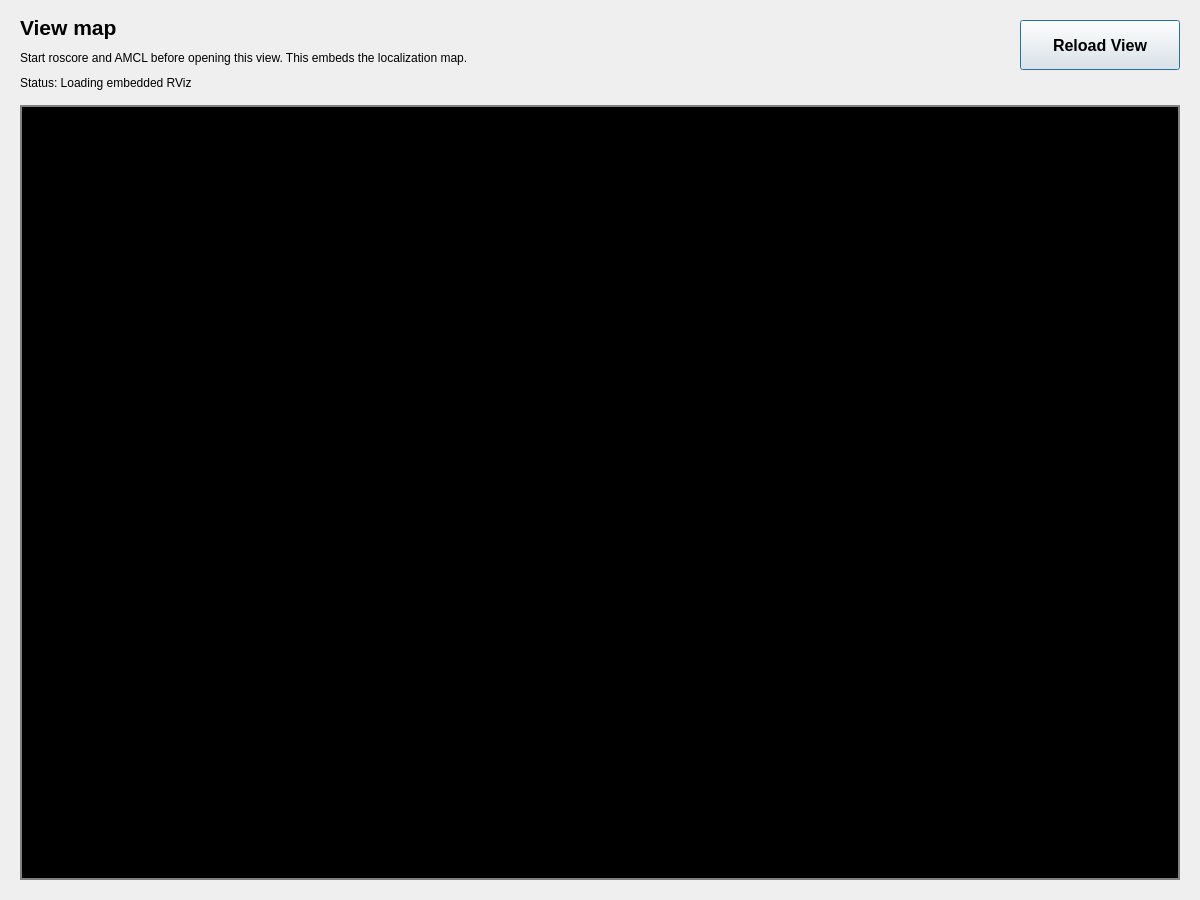
<?xml version="1.0" encoding="UTF-8"?>
<ui version="4.0">
 <class>PlantCareRVizDialog</class>
 <widget class="QDialog" name="PlantCareRVizDialog">
  <property name="geometry">
   <rect>
    <x>0</x>
    <y>0</y>
    <width>1200</width>
    <height>900</height>
   </rect>
  </property>
  <property name="minimumSize">
   <size>
    <width>1200</width>
    <height>900</height>
   </size>
  </property>
  <property name="maximumSize">
   <size>
    <width>1200</width>
    <height>900</height>
   </size>
  </property>
  <property name="windowTitle">
   <string>View map</string>
  </property>
  <widget class="QLabel" name="title_label">
   <property name="geometry">
    <rect>
     <x>20</x>
     <y>10</y>
     <width>300</width>
     <height>35</height>
    </rect>
   </property>
   <property name="font">
    <font>
     <family>Arial</family>
     <pointsize>16</pointsize>
     <weight>75</weight>
     <bold>true</bold>
    </font>
   </property>
   <property name="text">
    <string>View map</string>
   </property>
  </widget>
  <widget class="QLabel" name="instructions_label">
   <property name="geometry">
    <rect>
     <x>20</x>
     <y>45</y>
     <width>780</width>
     <height>25</height>
    </rect>
   </property>
   <property name="text">
    <string>Start roscore and AMCL before opening this view. This embeds the localization map.</string>
   </property>
  </widget>
  <widget class="QLabel" name="status_label">
   <property name="geometry">
    <rect>
     <x>20</x>
     <y>70</y>
     <width>500</width>
     <height>25</height>
    </rect>
   </property>
   <property name="text">
    <string>Status: Loading embedded RViz</string>
   </property>
  </widget>
  <widget class="QPushButton" name="reload_view_button">
   <property name="geometry">
    <rect>
     <x>1020</x>
     <y>20</y>
     <width>160</width>
     <height>50</height>
    </rect>
   </property>
   <property name="font">
    <font>
     <family>Arial</family>
     <pointsize>12</pointsize>
     <weight>75</weight>
     <bold>true</bold>
    </font>
   </property>
   <property name="text">
    <string>Reload View</string>
   </property>
  </widget>
  <widget class="QWidget" name="rviz_host_widget">
   <property name="geometry">
    <rect>
     <x>20</x>
     <y>105</y>
     <width>1160</width>
     <height>775</height>
    </rect>
   </property>
   <property name="styleSheet">
    <string notr="true">background-color: black; border: 2px solid gray;</string>
   </property>
  </widget>
 </widget>
 <resources/>
 <connections/>
</ui>
